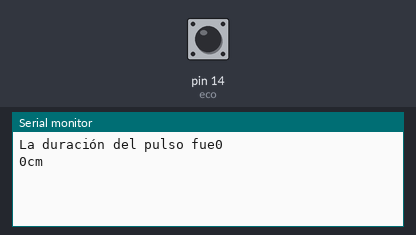
A sketch run on a simulated Arduino Uno, built with avr-gcc and run on an emulated ATmega328P. On the bench: the last lines printed to the serial monitor. The test bench sets the inputs (shaded band); at power-on: pin 14 (eco) LOW.

Above: at 1.2 s.
1.3 s: pin 14 (eco) pulsed HIGH 2 times (0.12 s each, 0.3 s apart)
At 2.2 s:
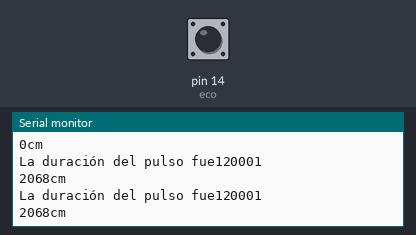
4.9 s: pin 14 (eco) pulsed HIGH 2 times (0.12 s each, 0.3 s apart)
At 5.24 s:
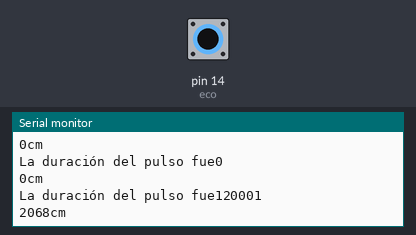

The sketch:

medidor-distancia-F.ino
```cpp
// C++ code
//
int eco = 14;
int trigg = 13;
/* int ledV = 5;
int ledA = 6; */
int tiempo = 0;

void setup()
{
  pinMode(trigg, OUTPUT);
  pinMode(eco, INPUT);
//  pinMode(ledV, OUTPUT);
  //pinMode(ledA, OUTPUT);
  Serial.begin(9600);
}

void loop()
{
  long duracion;
  long distancia;

  digitalWrite(trigg,LOW);
  delay(4);
  digitalWrite(trigg,HIGH);
  delay(10);
  digitalWrite(trigg,LOW);

  duracion = pulseIn(eco, HIGH);
  Serial.print("La duración del pulso fue");
  Serial.println(duracion);
  distancia = duracion / 58;

  if(distancia >= 320 && distancia <= 0)
  {
    Serial.println("fuera de rango");
  }
  else
  {
    Serial.print(distancia);
    Serial.println("cm");
    /* digitalWrite(ledA,HIGH); */
  }
  /* if(distancia <= 10 && distancia <= 1)
  {
    digitalWrite(ledV,HIGH);
  } */
}
```

Measured:
- after the input at 1.3 s, the serial monitor: prints a new line after 0.12 s (image 1)
- after the input at 4.9 s, the serial monitor: prints a new line after 0.12 s (image 2)
